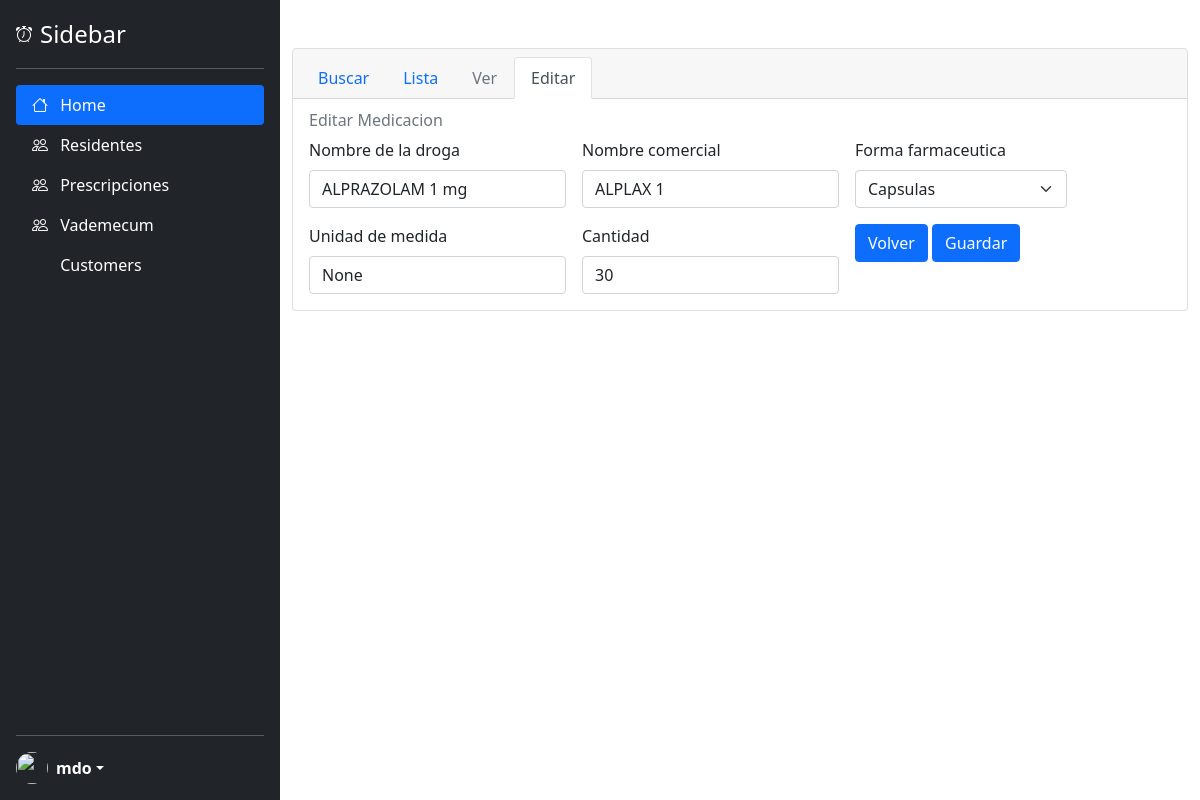
The page /medication_edit/12 on the database as committed earlier.
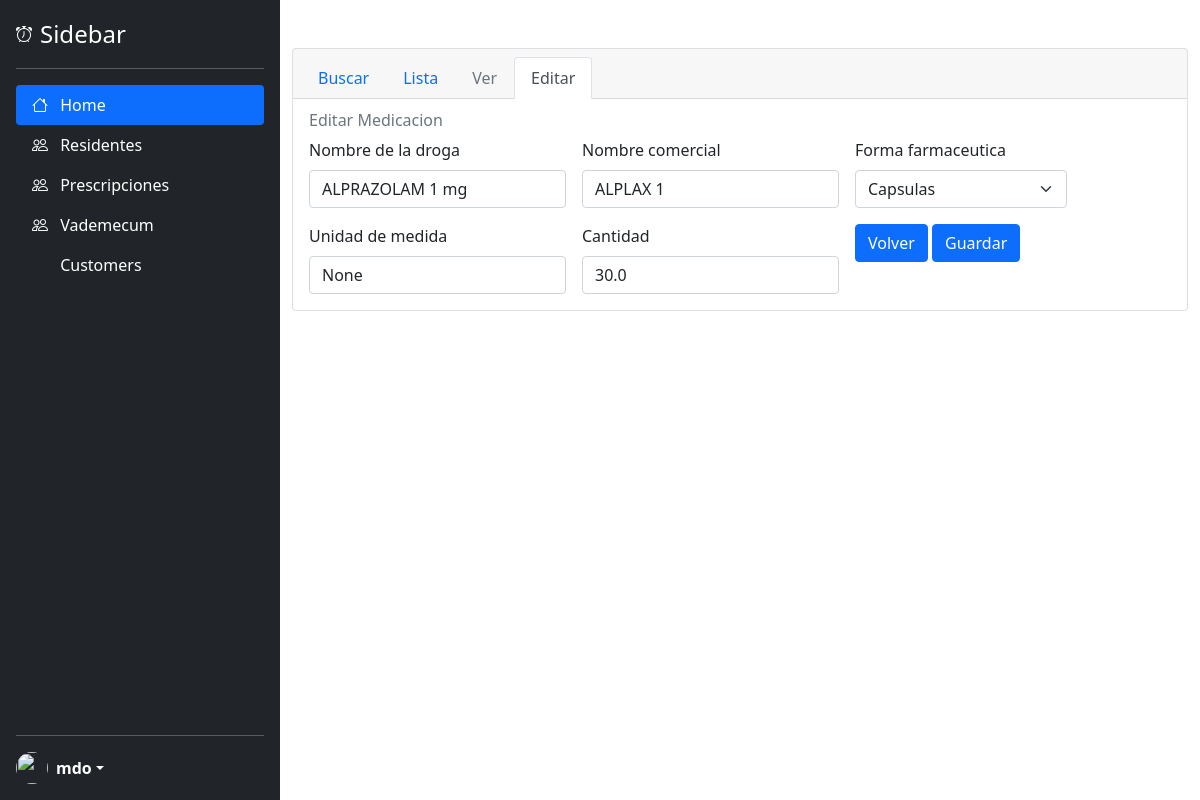
The same page on the database as committed later.
### tables this page shows
CREATE TABLE "vademecum" (
	"medication_id"	INTEGER,
	"drug_name"	TEXT NOT NULL,
	"commercial_name"	TEXT NOT NULL,
	"pharmaceutical_form"	TEXT NOT NULL,
	"measurement_unit"	TEXT,
	"amount"	REAL NOT NULL,
	PRIMARY KEY("medication_id" AUTOINCREMENT)
);

### main.py (the view)
@app.route('/medication_edit/<int:medication_id>', methods = ['GET', 'POST'])
def medication_edit(medication_id):
    medication = get_medication_by_id(medication_id)
    return render_template('medication_edit.html', medication = medication)

### src/vademecum.py (called while the page is built)
def create_medication_dictionary(medication_tuple):
    medication_dictionary = {
        "medication_id": medication_tuple[0],
        "drug_name": medication_tuple[1],
        "commercial_name": medication_tuple[2],
        "pharmaceutical_form": medication_tuple[3],
        "measurement_unit": medication_tuple[4],
        "amount": medication_tuple[5]
    }
    return medication_dictionary

def get_medication_by_id(medication_id):
    with sqlite3.connect("./ayekan.db") as conn:
        cursor = conn.cursor()
        cursor.execute(f'SELECT * FROM vademecum WHERE medication_id="{medication_id}";')
        result = cursor.fetchone()
        medication_dictionary = create_medication_dictionary(result)
        medication = Medication(medication_dictionary)
        return medication

### app/templates/medication_edit.html (shortened to what this page needs)
{% extends "base.html" %}
{% block content %}
<div class="card">
    <div class="card-header">
        <ul class="nav nav-tabs card-header-tabs">
            <li class="nav-item">
                <a class="nav-link" aria-current="true" href="{{ url_for('search') }}">Buscar</a>
            </li>
            <li class="nav-item">
                <a class="nav-link" href="{{ url_for('residents_list') }}">Lista</a>
            </li>
            <li class="nav-item">
              <a class="nav-link disabled">Ver</a>
            </li>
            <li class="nav-item">
                <a class="nav-link active">Editar</a>
            </li>
          </ul>
    </div>
    <div class="card-body">
        <h6 class="card-subtitle mb-2 text-muted">Editar Medicacion</h6>
        <form class="row g-3 needs-validation" method="post" action="/medication_update">
            <div class="col-auto">
                <label for="drug_name" class="form-label">Nombre de la droga</label>
                <input type="text" class="form-control" name="drug_name" value="{{ medication.drug_name }}">
            </div>
            <div class="col-auto">
                <label for="commercial_name" class="form-label">Nombre comercial</label>
                <input type="text" class="form-control" name="commercial_name" value="{{ medication.commercial_name }}">
            </div>
            <div class="col-auto">
                <label for="pharmaceutical_form" class="form-label">Forma farmaceutica</label>
                <select class="form-select" aria-label="Default select example" name="pharmaceutical_form" required>
                    <option {{ 'selected' if medication.pharmaceutical_form == 'Capsulas' else '' }}>Capsulas</option>
                </select>
            </div>
            <div class="col-auto">
                <label for="measurement_unit" class="form-label">Unidad de medida</label>
                <input type="text" class="form-control" name="measurement_unit" value="{{ medication.measurement_unit }}">
            </div>
            <div class="col-auto">
                <label for="amount" class="form-label">Cantidad</label>
                <input type="real" class="form-control" name="amount" value="{{ medication.amount }}">
            </div>
            <div class="col-auto">
                <a href="{{ url_for('medication_selected', medication_id=medication.medication_id) }}" class="btn btn-primary">Volver</a>
                <button type="submit" class="btn btn-primary">Guardar</button>
            </div>
        </form>
    </div>
</div>
{% endblock %}

Rows that differ between the two databases and show on the page:
changed vademecum "ALPRAZOLAM 1 mg": amount "30" → "30.0"
